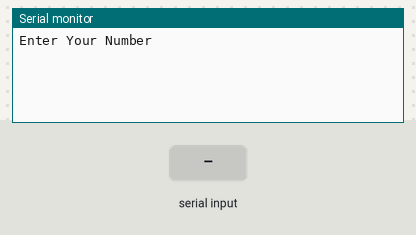
Simulated run of this sketch. Board: Arduino Uno, built with avr-gcc and run on an emulated ATmega328P. Parts: the last lines printed to the serial monitor. The inputs (shaded band) are chosen by the test bench.

Above: at 1.2 s.
1.3 s: "90,45\n" received over Serial
At 2.1 s:
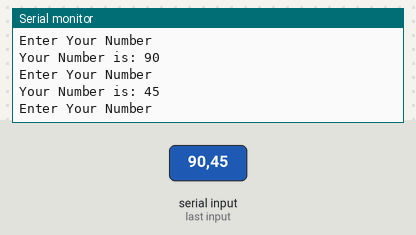
2.8 s: "30,150\n" received over Serial
At 4.5 s:
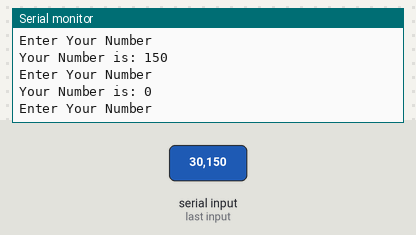
Timing chart, 0 to 6.0 s (numbered marks = the images above; inputs shaded):
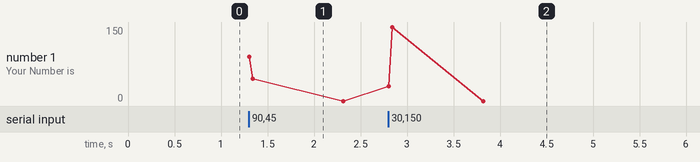

Measured:
- after the input at 1.3 s, the serial monitor: prints a new line at once (image 1)
- after the input at 2.8 s, the serial monitor: prints a new line at once (image 2)

The sketch:

just_usual.ino
```cpp
String msg1="Enter Your Number";
String msg2="Your Number is: ";
int a;

void setup() {
  // put your setup code here, to run once:
Serial.begin(9600);
}

void loop() {
  // put your main code here, to run repeatedly:
Serial.println(msg1);
while(Serial.available()==0){}
a=Serial.parseInt();
Serial.print(msg2);
Serial.println(a);

}
```
